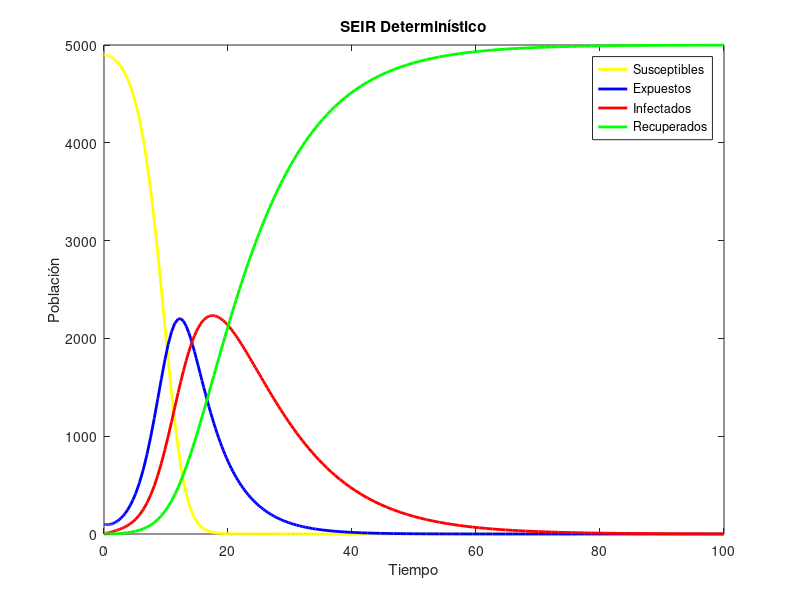

This figure's MATLAB source:
function find_sigma_for_equal_peaks()
    % Parámetros fijos
    beta = 1.8;
    gamma = 0.1;

    % Valores iniciales
    S1 = 4899;
    E1 = 100;
    I1 = 1;
    R1 = 0;

    % Rango de valores de sigma para probar
    sigma_values = 0.01:0.01:1;

    % Almacenar picos de E e I para cada valor de sigma
    peak_values = zeros(length(sigma_values), 2);

    for i = 1:length(sigma_values)
        sigma = sigma_values(i);

        y0 = [S1 E1 I1 R1 beta sigma gamma];
        [tsol, ysol] = ode45(@SEIR_ODE, [0 100], y0);

        % Encontrar el índice del valor pico para E
        [~, idx_peak_E] = max(ysol(:, 2));

        % Encontrar el índice del valor pico para I
        [~, idx_peak_I] = max(ysol(:, 3));

        % Almacenar los valores de los picos
        peak_values(i, 1) = ysol(idx_peak_E, 2);
        peak_values(i, 2) = ysol(idx_peak_I, 3);
    end

    % Encontrar el valor de sigma donde los picos son más cercanos
    [~, idx_min_difference] = min(abs(peak_values(:, 1) - peak_values(:, 2)));
    optimal_sigma = sigma_values(idx_min_difference);

    % Mostrar resultados
    disp(['El valor óptimo de sigma es: ', num2str(optimal_sigma)]);
    disp(['Número pico de personas para E: ', num2str(peak_values(idx_min_difference, 1))]);
    disp(['Número pico de personas para I: ', num2str(peak_values(idx_min_difference, 2))]);

    % Graficar las curvas para el valor óptimo de sigma
    y0_optimal = [S1 E1 I1 R1 beta optimal_sigma gamma];
    [tsol_optimal, ysol_optimal] = ode45(@SEIR_ODE, [0 100], y0_optimal);

    % Graficar las curvas
    plot(tsol_optimal, ysol_optimal(:, 1), 'Color', 'y', 'LineWidth', 2)
    hold on
    plot(tsol_optimal, ysol_optimal(:, 2), 'Color', 'b', 'LineWidth', 2)
    plot(tsol_optimal, ysol_optimal(:, 3), 'Color', 'r', 'LineWidth', 2)
    plot(tsol_optimal, ysol_optimal(:, 4), 'Color', 'g', 'LineWidth', 2)
    legend('Susceptibles', 'Expuestos', 'Infectados', 'Recuperados')
    title('SEIR Determinístico')
    xlabel('Tiempo')
    ylabel('Población')
    hold off
end

function dYdt = SEIR_ODE(t, Y)
    S = Y(1);
    E = Y(2);
    I = Y(3);
    R = Y(4);
    beta = Y(5);
    sigma = Y(6);
    gamma = Y(7);

    N = S + E + I + R;

    dSdt = -beta * S * I / N;
    dEdt = beta * S * I / N - sigma * E;
    dIdt = sigma * E - gamma * I;
    dRdt = gamma * I;

    dYdt = [dSdt; dEdt; dIdt; dRdt; 0; 0; 0];
end
